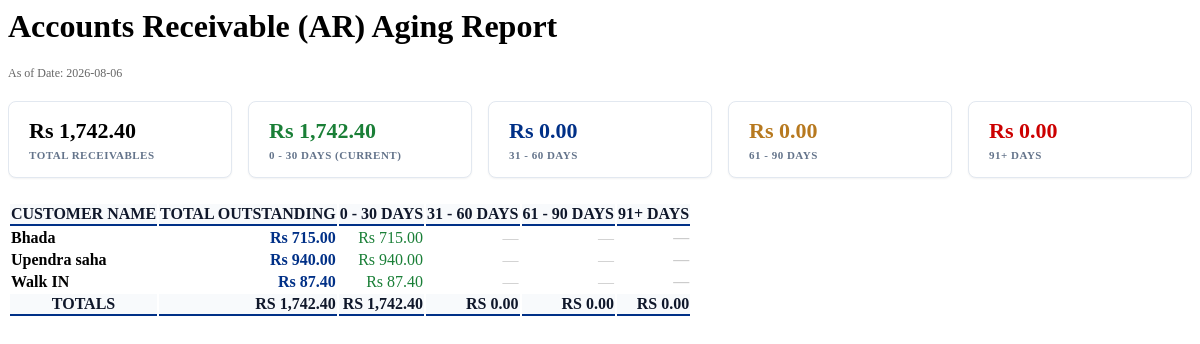
Page /forms/modules/reports/customers/receivable_aging_list.php on the earlier database version.
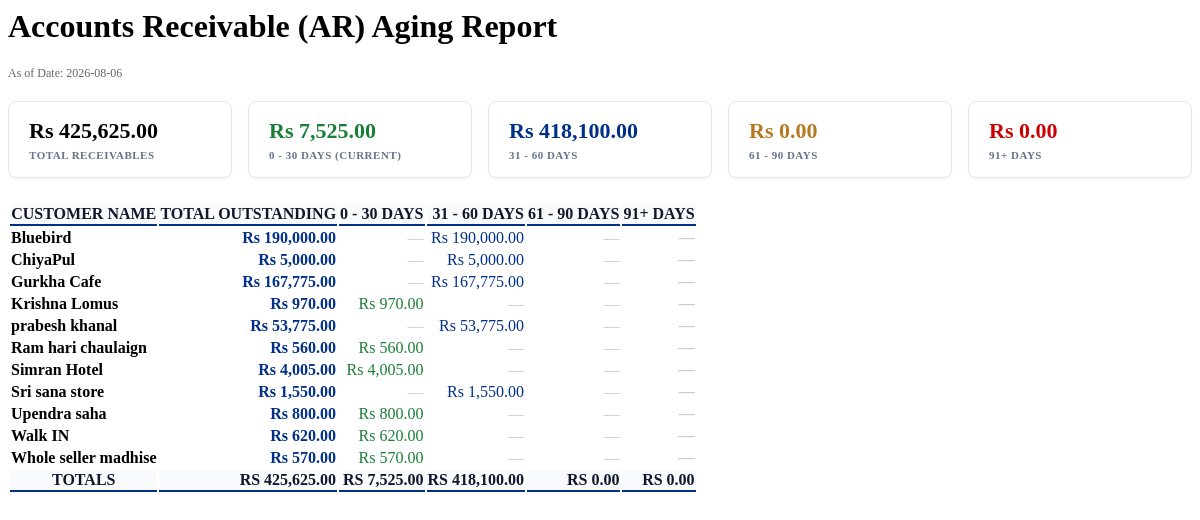
Same page on the later database version.
### tables this page shows
CREATE TABLE `system_info` (
  `id` int(30) NOT NULL AUTO_INCREMENT,
  `meta_field` text NOT NULL,
  `meta_value` text NOT NULL,
  PRIMARY KEY (`id`),
  KEY `idx_si_meta_field` (`meta_field`(768))
);

CREATE TABLE `customers` (
  `id` varchar(36) NOT NULL,
  `customer_code` varchar(20) DEFAULT NULL,
  `full_name` varchar(150) NOT NULL,
  `customer_type` enum('retail','wholesale','bar','hotel') NOT NULL,
  `location_id` varchar(36) DEFAULT NULL,
  `phone` varchar(20) DEFAULT NULL,
  `email` varchar(150) DEFAULT NULL,
  `pan_number` varchar(20) DEFAULT NULL,
  `receivable_account_id` varchar(36) NOT NULL,
  `credit_limit` decimal(14,2) DEFAULT NULL,
  `payment_terms_days` int(11) DEFAULT NULL,
  `is_active` tinyint(1) NOT NULL DEFAULT 1,
  `created_at` timestamp NOT NULL DEFAULT current_timestamp(),
  `is_deleted` tinyint(1) DEFAULT 0,
  `updated_at` timestamp NOT NULL DEFAULT current_timestamp() ON UPDATE current_timestamp(),
  PRIMARY KEY (`id`),
  UNIQUE KEY `customer_code` (`customer_code`),
  KEY `receivable_account_id` (`receivable_account_id`),
  KEY `location_id` (`location_id`),
  KEY `idx_cust_del_act` (`is_deleted`,`is_active`),
  KEY `idx_cust_created` (`created_at`,`is_deleted`),
  CONSTRAINT `customers_ibfk_1` FOREIGN KEY (`receivable_account_id`) REFERENCES `accounts` (`id`)
);

### forms/modules/reports/customers/receivable_aging_list.php (the view, shortened to what the changed rows need)
<?php
require_once 'database/DBConnection.php';
require_once 'forms/modules/reports/rpt_helpers.php';
$db = db();
$today = date('Y-m-d');
$customers = $db->fetchAll("SELECT id, customer_code, full_name FROM customers WHERE is_deleted = 0 ORDER BY full_name ASC");
$rows = [];
$total_due = 0.0;
$total_30 = 0.0;
$total_60 = 0.0;
$total_90 = 0.0;
$total_over_90 = 0.0;
foreach ($customers as $c) {
    $ag = get_customer_aging_summary($db, $c['id'], $today);
    $b = $ag['aging30'];
    $tot = $ag['total_due'];
    if ($tot > 0.005) {
        $rows[] = [
            'customer_code' => $c['customer_code'],
            'customer_name' => $c['full_name'],
            'total_due'     => $tot,
            'bucket_30'     => $b['current'] + $b['b30'],
            'bucket_60'     => $b['b60'],
            'bucket_90'     => $b['b90'],
            'bucket_over_90'=> $b['over_90'],
        ];
        $total_due     += $tot;
        $total_30      += ($b['current'] + $b['b30']);
        $total_60      += $b['b60'];
        $total_90      += $b['b90'];
        $total_over_90 += $b['over_90'];
    }
}
?>
<div class="ns-page-header" style="margin-bottom: 20px;">
    <h1 class="ns-page-title"><i class="fas fa-history"></i> Accounts Receivable (AR) Aging Report</h1>
</div>
<div class="rpt-summary">
  <div class="rpt-summary-card"><div class="val"><?= rpt_currency($total_due) ?></div><div class="lbl">Total Receivables</div></div>
  <div class="rpt-summary-card"><div class="val" style="color:#1a7f37"><?= rpt_currency($total_30) ?></div><div class="lbl">0 - 30 Days (Current)</div></div>
  <div class="rpt-summary-card"><div class="val" style="color:#003087"><?= rpt_currency($total_60) ?></div><div class="lbl">31 - 60 Days</div></div>
  <div class="rpt-summary-card"><div class="val" style="color:#b7791f"><?= rpt_currency($total_90) ?></div><div class="lbl">61 - 90 Days</div></div>
  <div class="rpt-summary-card"><div class="val" style="color:#c00"><?= rpt_currency($total_over_90) ?></div><div class="lbl">91+ Days</div></div>
</div>
<div class="ns-portlet">
  <div class="ns-portlet-content">
    <table class="ns-table" id="tbl-ar-aging">
      <thead>
        <tr>
          <th>Customer Name</th>
          <th style="text-align:right">Total Outstanding</th>
          <th style="text-align:right">0 - 30 Days</th>
          <th style="text-align:right">31 - 60 Days</th>
          <th style="text-align:right">61 - 90 Days</th>
          <th style="text-align:right">91+ Days</th>
        </tr>
      </thead>
      <tbody>
        <?php foreach ($rows as $r): ?>
          <tr>
            <td style="font-weight:600;"><?= htmlspecialchars($r['customer_name']) ?></td>
            <td style="text-align:right; font-weight:700; color:#003087;"><?= rpt_currency($r['total_due']) ?></td>
            <td style="text-align:right; color:<?= $r['bucket_30'] > 0 ? '#1a7f37' : '#ccc' ?>"><?= $r['bucket_30'] > 0 ? rpt_currency($r['bucket_30']) : '—' ?></td>
            <td style="text-align:right; color:<?= $r['bucket_60'] > 0 ? '#003087' : '#ccc' ?>"><?= $r['bucket_60'] > 0 ? rpt_currency($r['bucket_60']) : '—' ?></td>
            <td style="text-align:right; color:<?= $r['bucket_90'] > 0 ? '#b7791f' : '#ccc' ?>"><?= $r['bucket_90'] > 0 ? rpt_currency($r['bucket_90']) : '—' ?></td>
            <td style="text-align:right; color:<?= $r['bucket_over_90'] > 0 ? '#c00' : '#ccc' ?>; font-weight:700"><?= $r['bucket_over_90'] > 0 ? rpt_currency($r['bucket_over_90']) : '—' ?></td>
          </tr>
        <?php endforeach; ?>
      </tbody>
      <tfoot>
        <tr style="font-weight:900; background:#003087; color:#fff">
          <th>TOTALS</th>
          <th style="text-align:right"><?= rpt_currency($total_due) ?></th>
          <th style="text-align:right"><?= rpt_currency($total_30) ?></th>
          <th style="text-align:right"><?= rpt_currency($total_60) ?></th>
          <th style="text-align:right"><?= rpt_currency($total_90) ?></th>
          <th style="text-align:right"><?= rpt_currency($total_over_90) ?></th>
        </tr>
      </tfoot>
    </table>
  </div>
</div>

Differences in the rows shown:
computed for system_info "Rs 0.00": meta_value "Rs 1,742.40" → "Rs 425,625.00"; meta_value "Rs 1,742.40" → "Rs 7,525.00"; meta_value "Rs 0.00" → "Rs 418,100.00"; meta_value "Rs 715.00" → "Rs 560.00"; meta_value "Rs 940.00" → "Rs 800.00"; meta_value "Rs 87.40" → "Rs 620.00"; meta_value "RS 1,742.40" → "RS 425,625.00"; meta_value "RS 1,742.40" → "RS 7,525.00"; meta_value "RS 0.00" → "RS 418,100.00"
added customers: full_name "Bluebird", rpt_currency($r['total_due']) "Rs 190,000.00", rpt_currency($r['bucket_60']) "Rs 190,000.00"
now on this page (row edited): customers: full_name "ChiyaPul", rpt_currency($r['total_due']) "Rs 5,000.00", rpt_currency($r['bucket_60']) "Rs 5,000.00"
now on this page (row edited): customers: full_name "Gurkha Cafe", rpt_currency($r['total_due']) "Rs 167,775.00", rpt_currency($r['bucket_60']) "Rs 167,775.00"
now on this page (row edited): customers: full_name "Krishna Lomus", rpt_currency($r['total_due']) "Rs 970.00", rpt_currency($r['bucket_30']) "Rs 970.00"
now on this page (row edited): customers: full_name "prabesh khanal", rpt_currency($r['total_due']) "Rs 53,775.00", rpt_currency($r['bucket_60']) "Rs 53,775.00"
changed customers: full_name "Bhada" → "Ram hari chaulaign"
now on this page (row edited): customers: full_name "Simran Hotel", rpt_currency($r['total_due']) "Rs 4,005.00", rpt_currency($r['bucket_30']) "Rs 4,005.00"
now on this page (row edited): customers: full_name "Sri sana store", rpt_currency($r['total_due']) "Rs 1,550.00", rpt_currency($r['bucket_60']) "Rs 1,550.00"
now on this page (row edited): customers: full_name "Whole seller madhise", rpt_currency($r['total_due']) "Rs 570.00", rpt_currency($r['bucket_30']) "Rs 570.00"
